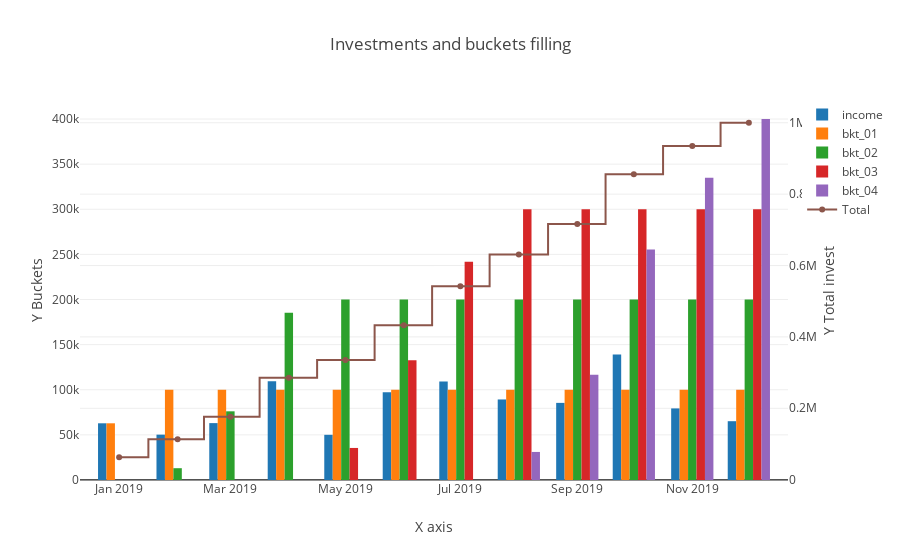

Write notebook code for a chart like this one.
### Code cell
import pandas as pd
import numpy as np
from random import randint
from plotly.offline import init_notebook_mode, iplot
init_notebook_mode(connected=True)

traces = []
for c in columns[1:]:
    trace = {
        'x': grouped_and_aggregated_df.index,
        'y': grouped_and_aggregated_df[c],
        'name': c,
    'type': 'bar',
    'yaxis': 'y'
    }
    traces.append(trace)

trace_cumsum = {
    'x': grouped_and_aggregated_df.index, 
    'y': grouped_and_aggregated_df.cum_sum,
    'name': 'Total',
    'type': 'scatter',
    'yaxis': 'y2',
    'mode':'markers+lines',
    'line': {
        'shape': 'hvh',
    }
}
traces.append(trace_cumsum)

layout = {
    'xaxis': {
        'title': 'X axis'
    },
    'yaxis': {
        'title': 'Y Buckets',
        'side': 'left',
        'zeroline': True
    },
    'yaxis2': {
        'title': 'Y Total invest',
        'side': 'right',
        'overlaying': 'y',
    },
    'barmode': 'group',
    'title': 'Investments and buckets filling', 
}

iplot({'data': traces, 'layout': layout})

### Figure 1 — Plotly figure (JSON) as saved in the notebook; plotly's stock layout.template omitted (floating-point values rounded to 4 significant figures)
{"data": [{"name": "income", "type": "bar", "uid": "502a6f13-c2db-4cc8-9090-c9cf0999855c", "x": ["19-01", "19-02", "19-03", "19-04", "19-05", "19-06", "19-07", "19-08", "19-09", "19-10", "19-11", "19-12"], "y": [62820, 50250, 63034, 109331, 50075, 97209, 109124, 89244, 85446, 139000, 79314, 65153], "yaxis": "y"}, {"name": "bkt_01", "type": "bar", "uid": "23c8a526-1606-403a-a016-d243698cbdb4", "x": ["19-01", "19-02", "19-03", "19-04", "19-05", "19-06", "19-07", "19-08", "19-09", "19-10", "19-11", "19-12"], "y": [62820, 100000, 100000, 100000, 100000, 100000, 100000, 100000, 100000, 100000, 100000, 100000], "yaxis": "y"}, {"name": "bkt_02", "type": "bar", "uid": "57d844aa-c5bd-4fa1-8fe5-a45f0363657e", "x": ["19-01", "19-02", "19-03", "19-04", "19-05", "19-06", "19-07", "19-08", "19-09", "19-10", "19-11", "19-12"], "y": [0, 13070, 76104, 185435, 200000, 200000, 200000, 200000, 200000, 200000, 200000, 200000], "yaxis": "y"}, {"name": "bkt_03", "type": "bar", "uid": "283bd553-ec51-4295-84e6-55798cb1bba3", "x": ["19-01", "19-02", "19-03", "19-04", "19-05", "19-06", "19-07", "19-08", "19-09", "19-10", "19-11", "19-12"], "y": [0, 0, 0, 0, 35510, 132719, 241843, 300000, 300000, 300000, 300000, 300000], "yaxis": "y"}, {"name": "bkt_04", "type": "bar", "uid": "62ba8541-1944-4b81-a3fc-bf4addb5932a", "x": ["19-01", "19-02", "19-03", "19-04", "19-05", "19-06", "19-07", "19-08", "19-09", "19-10", "19-11", "19-12"], "y": [0, 0, 0, 0, 0, 0, 0, 31087, 116533, 255533, 334847, 400000], "yaxis": "y"}, {"line": {"shape": "hvh"}, "mode": "markers+lines", "name": "Total", "type": "scatter", "uid": "fbeb238f-f181-4bbf-9df0-5b72169fcb2b", "x": ["19-01", "19-02", "19-03", "19-04", "19-05", "19-06", "19-07", "19-08", "19-09", "19-10", "19-11", "19-12"], "y": [62820, 113070, 176104, 285435, 335510, 432719, 541843, 631087, 716533, 855533, 934847, 1000000], "yaxis": "y2"}], "layout": {"barmode": "group", "title": "Investments and buckets filling", "xaxis": {"title": "X axis"}, "yaxis": {"side": "left", "title": "Y Buckets", "zeroline": true}, "yaxis2": {"overlaying": "y", "side": "right", "title": "Y Total invest"}}}
